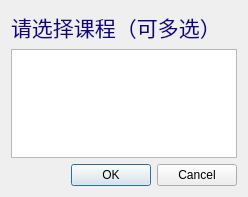
<?xml version="1.0" encoding="UTF-8"?>
<ui version="4.0">
 <class>ChooseUnits</class>
 <widget class="QDialog" name="ChooseUnits">
  <property name="geometry">
   <rect>
    <x>0</x>
    <y>0</y>
    <width>248</width>
    <height>197</height>
   </rect>
  </property>
  <property name="windowTitle">
   <string>Dialog</string>
  </property>
  <layout class="QVBoxLayout" name="verticalLayout">
   <item>
    <widget class="QLabel" name="label">
     <property name="text">
      <string>&lt;html&gt;&lt;head/&gt;&lt;body&gt;&lt;p&gt;&lt;span style=&quot; font-size:16pt; color:#130083;&quot;&gt;请选择课程（可多选）&lt;/span&gt;&lt;/p&gt;&lt;/body&gt;&lt;/html&gt;</string>
     </property>
    </widget>
   </item>
   <item>
    <widget class="QListWidget" name="listWidget">
     <property name="selectionMode">
      <enum>QAbstractItemView::MultiSelection</enum>
     </property>
    </widget>
   </item>
   <item>
    <widget class="QDialogButtonBox" name="buttonBox">
     <property name="orientation">
      <enum>Qt::Horizontal</enum>
     </property>
     <property name="standardButtons">
      <set>QDialogButtonBox::Cancel|QDialogButtonBox::Ok</set>
     </property>
    </widget>
   </item>
  </layout>
 </widget>
 <resources/>
 <connections>
  <connection>
   <sender>buttonBox</sender>
   <signal>accepted()</signal>
   <receiver>ChooseUnits</receiver>
   <slot>accept()</slot>
   <hints>
    <hint type="sourcelabel">
     <x>248</x>
     <y>254</y>
    </hint>
    <hint type="destinationlabel">
     <x>157</x>
     <y>274</y>
    </hint>
   </hints>
  </connection>
  <connection>
   <sender>buttonBox</sender>
   <signal>rejected()</signal>
   <receiver>ChooseUnits</receiver>
   <slot>reject()</slot>
   <hints>
    <hint type="sourcelabel">
     <x>316</x>
     <y>260</y>
    </hint>
    <hint type="destinationlabel">
     <x>286</x>
     <y>274</y>
    </hint>
   </hints>
  </connection>
 </connections>
</ui>
